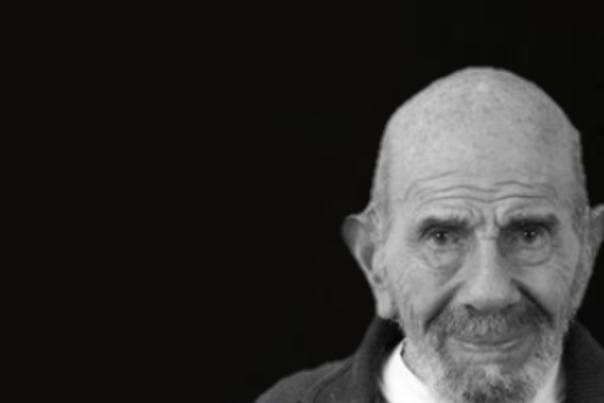
#> input picture template.png, 604 x 403 px
$ python make_image.py
#> lines starting #> are read from the running program, lines starting #| are printed output that depends on the picture
from io import BytesIO

from PIL import Image, ImageDraw, ImageFont

base = Image.open("template.png").convert("RGBA")


def make_image(question, time):
    img = _make_image(question, time)
    iob = BytesIO()
    img.save(iob, format='png')
    return iob.getvalue()


def _make_image(question, time):
#> called with question = '2+3', time = 60
    txt = Image.new("RGBA", base.size, (255, 255, 255, 0))
    d = ImageDraw.Draw(txt)
    d.text((20, 16), "Загадка от Жака Фреско", font=fnt(32), fill=(255, 255, 255))
    d.text((50, 125), f"{question}\nСколько?", font=fnt(52), fill=(255, 255, 255), align='center')
    d.text((10, 325), f"На размышление дается \n{time} секунд", font=fnt(25), fill=(255, 255, 255))
    out = Image.alpha_composite(base, txt)
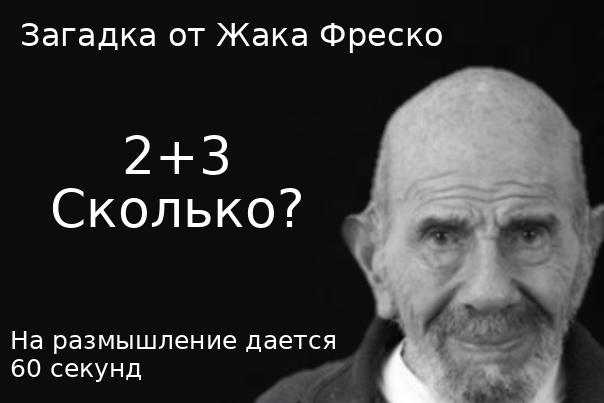
#> out: PIL image 604x403 RGBA; mean R, G, B, A 56.5, 55.9, 54.6, 255
    return out


def fnt(size):
    return ImageFont.truetype("SourceCodePro-Medium", size)


if __name__ == "__main__":
    _make_image("2+3", 60).show()
